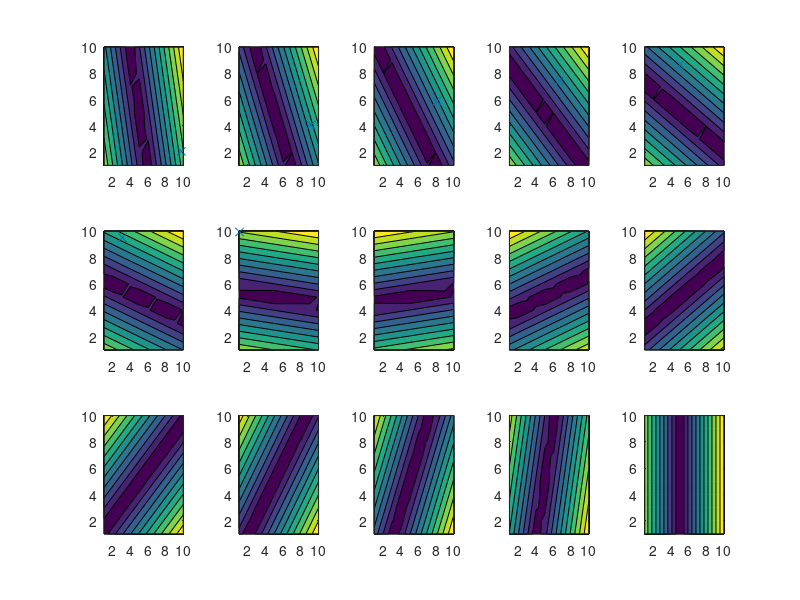

MATLAB code for this plot:
clear all;
close all;
clc;

res = 10;

x=1:res;
y=x;

m = [150 150]'
nm = norm(m);


[X, Y] = meshgrid(x,y);


figure
Z=zeros(res,res)
for t=1:15
    
    m = [res*cos(pi*t/15) res*sin(pi*t/15)]'
    
    for i=x
        for j=y
            v = [i-res/2;j-res/2];
            Z(j,i) = norm(dot(v,m))/nm;
        end
    end

    Z
    
    subplot(3,5,t)
    contourf(X,Y,Z); hold on;
    plot(m(1),m(2),'x');
    view;
end
